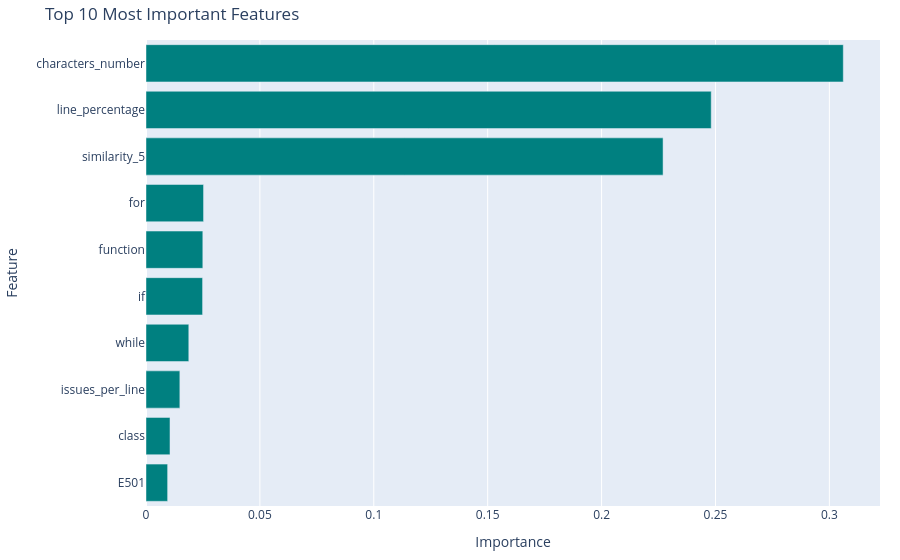

Notebook code cell kept with this figure:
### Code cell
def get_most_important_features(search, X):
    best_rf = search.best_estimator_

    importances = best_rf.feature_importances_
    feature_names = X.columns

    feature_importance_df = pd.DataFrame({
        'feature': feature_names,
        'importance': importances
    }).sort_values(by='importance', ascending=False)

    print(feature_importance_df.head(10))
    print()

    top_n = 10
    top_features = feature_importance_df.head(top_n).sort_values(by='importance')

    fig = go.Figure(go.Bar(
        x=top_features['importance'],
        y=top_features['feature'],
        orientation='h',
        marker=dict(color='teal')
    ))

    fig.update_layout(
        title=f"Top {top_n} Most Important Features",
        xaxis_title="Importance",
        yaxis_title="Feature",
        height=400,
        margin=dict(l=100, r=20, t=40, b=40)
    )

    fig.show()
    return best_rf

print("With Similarity")
best_rf_with_sim = get_most_important_features(search_with_sim, X)

print("Without Similarity")
best_rf_without_sim = get_most_important_features(search_without_sim, X.drop(columns=['similarity_5']))

### Figure 1 — Plotly figure (JSON) as saved in the notebook; plotly's stock layout.template omitted (floating-point values rounded to 4 significant figures)
{"data": [{"marker": {"color": "teal"}, "orientation": "h", "type": "bar", "x": [0.009494, 0.01053, 0.01486, 0.01879, 0.02484, 0.02495, 0.02527, 0.227, 0.2481, 0.3061], "y": ["E501", "class", "issues_per_line", "while", "if", "function", "for", "similarity_5", "line_percentage", "characters_number"]}], "layout": {"autosize": true, "margin": {"b": 40, "l": 100, "r": 20, "t": 40}, "title": {"text": "Top 10 Most Important Features"}, "xaxis": {"autorange": true, "range": [0, 0.3222], "title": {"text": "Importance"}, "type": "linear"}, "yaxis": {"autorange": true, "range": [-0.5, 9.5], "title": {"text": "Feature"}, "type": "category"}}}
